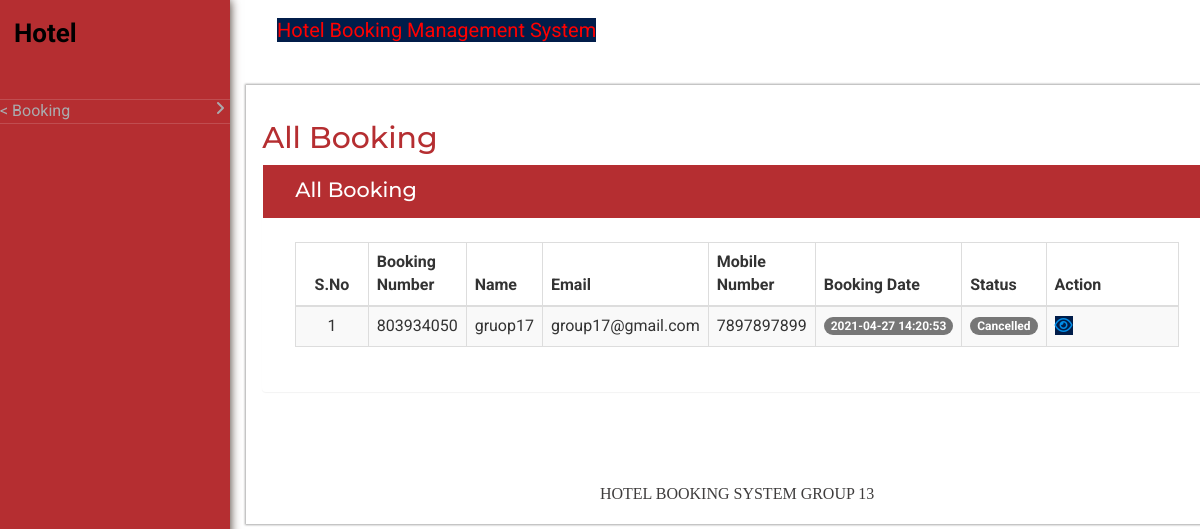
Page /admin/all-booking.php (signed in) on the committed database.
### tables this page shows
CREATE TABLE `tblbooking` (
  `ID` int(10) NOT NULL,
  `RoomId` int(5) DEFAULT NULL,
  `BookingNumber` varchar(120) DEFAULT NULL,
  `UserID` int(5) NOT NULL,
  `IDType` varchar(120) DEFAULT NULL,
  `Gender` varchar(50) DEFAULT NULL,
  `Address` mediumtext DEFAULT NULL,
  `CheckinDate` varchar(200) DEFAULT NULL,
  `CheckoutDate` varchar(200) DEFAULT NULL,
  `BookingDate` timestamp NULL DEFAULT current_timestamp(),
  `Remark` varchar(50) DEFAULT NULL,
  `Status` varchar(50) DEFAULT NULL,
  `UpdationDate` timestamp NULL DEFAULT NULL ON UPDATE current_timestamp()
);

CREATE TABLE `tbluser` (
  `ID` int(10) NOT NULL,
  `FullName` varchar(200) DEFAULT NULL,
  `MobileNumber` bigint(10) DEFAULT NULL,
  `Email` varchar(120) DEFAULT NULL,
  `Password` varchar(120) DEFAULT NULL,
  `RegDate` timestamp NULL DEFAULT current_timestamp()
);

### admin/all-booking.php (the view, shortened to what this page needs)
<?php
include('includes/dbconnection.php');
if (strlen($_SESSION['hbmsaid']==0)) {
  header('location:logout.php');
  } else{
?>
<!DOCTYPE HTML>
<html>
<head>
<link href="css/bootstrap.min.css" rel='stylesheet' type='text/css' />
<link href="css/style.css" rel='stylesheet' type='text/css' />
<link href="css/font-awesome.css" rel="stylesheet">
<link rel="stylesheet" href="css/icon-font.min.css" type='text/css' />
</head>
<body>
   <div class="page-container">
	<div class="left-content">
	   <div class="inner-content">
			<?php include_once('includes/header.php');?>
			<div class="content">
<div class="women_main">
	<div class="grids">
					<div class="progressbar-heading grids-heading">
						<h2>All Booking</h2>
					</div>
					<div class="panel panel-widget forms-panel">
						<div class="forms">
							<div class="form-grids widget-shadow" data-example-id="basic-forms">
								<div class="form-title">
									<h4>All Booking</h4>
								</div>
								<div class="form-body">
									     <table class="table table-bordered table-striped table-vcenter js-dataTable-full-pagination">
                                <thead>
                                    <tr>
                                        <th class="text-center">S.No</th>
                                        <th>Booking Number</th>
                                        <th>Name</th>
                                        <th class="d-none d-sm-table-cell">Email</th>
                                        <th class="d-none d-sm-table-cell">Mobile Number</th>
                                        <th class="d-none d-sm-table-cell">Booking Date</th>
                                        <th class="d-none d-sm-table-cell">Status</th>
                                        <th class="d-none d-sm-table-cell" style="width: 15%;">Action</th>
                                       </tr>
                                </thead>
                                <tbody>
                                    <?php
                                    if (isset($_GET['pageno'])) {
            $pageno = $_GET['pageno'];
        } else {
            $pageno = 1;
        }
        $no_of_records_per_page = 10;
        $offset = ($pageno-1) * $no_of_records_per_page;
$sql="SELECT tbluser.*,tblbooking.BookingNumber,tblbooking.ID,tblbooking.Status,tblbooking.BookingDate from tblbooking join tbluser on tblbooking.UserID=tbluser.ID  LIMIT $offset, $no_of_records_per_page";
$query = $dbh -> prepare($sql);
$query->execute();
$results=$query->fetchAll(PDO::FETCH_OBJ);
$cnt=1;
if($query->rowCount() > 0)
{
foreach($results as $row)
{               ?>
                                    <tr>
                                        <td class="text-center"><?php echo htmlentities($cnt);?></td>
                                        <td class="font-w600"><?php  echo htmlentities($row->BookingNumber);?></td>
                                        <td class="font-w600"><?php  echo htmlentities($row->FullName);?></td>
                                        <td class="d-none d-sm-table-cell"><?php  echo htmlentities($row->Email);?></td>
                                        <td class="d-none d-sm-table-cell"><?php  echo htmlentities($row->MobileNumber);?></td>
                                        <td class="d-none d-sm-table-cell">
                                            <span class="badge badge-primary"><?php  echo htmlentities($row->BookingDate);?></span>
                                        </td>
                                         <?php if($row->Status==""){ ?>
                     <td class="font-w600"><?php echo "Not Updated Yet"; ?></td>
<?php } else { ?>
                                        <td class="d-none d-sm-table-cell">
                                            <span class="badge badge-primary"><?php  echo htmlentities($row->Status);?></span>
                                        </td>
<?php } ?>
                                         <td class="d-none d-sm-table-cell"><a href="view-booking-detail.php?bookingid=<?php echo htmlentities ($row->BookingNumber);?>"><i class="fa fa-eye" aria-hidden="true"></i></a></td>
                                    </tr>
                                    <?php $cnt=$cnt+1;}} else { ?>
                                 <tr>
                                	<td colspan="8" style="color:red; font-size:22px; text-align:center">No record found</td>
                                </tr>
                            <?php } ?>
                                </tbody>
                            </table>
								</div>
							</div>
						</div>
					</div>
				</div>
<?php include_once('includes/footer.php');?>
</div>
</div>
		</div>
</div>
			<?php include_once('includes/sidebar.php');?>
							</div>
</body>
</html><?php }  ?>

### rows in the picture
tblbooking: BookingNumber "803934050", UserID.FullName "gruop17", UserID.Email "group17@gmail.com", UserID.MobileNumber "7897897899", BookingDate "2021-04-27 14:20:53", Status "Cancelled"
